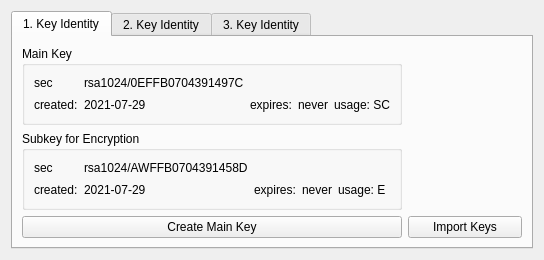
<?xml version="1.0" encoding="UTF-8"?>
<ui version="4.0">
 <class>KeysTab</class>
 <widget class="QWidget" name="KeysTab">
  <property name="geometry">
   <rect>
    <x>0</x>
    <y>0</y>
    <width>544</width>
    <height>260</height>
   </rect>
  </property>
  <layout class="QVBoxLayout" name="verticalLayout_14">
   <item>
    <layout class="QHBoxLayout" name="horizontalLayout_5">
     <item>
      <widget class="QTabWidget" name="tabWidget_3">
       <property name="currentIndex">
        <number>0</number>
       </property>
       <widget class="QWidget" name="tab_10">
        <attribute name="title">
         <string>1. Key Identity</string>
        </attribute>
        <layout class="QGridLayout" name="gridLayout_12">
         <item row="3" column="1">
          <widget class="QPushButton" name="pushButton_15">
           <property name="text">
            <string>Import Keys</string>
           </property>
          </widget>
         </item>
         <item row="1" column="0">
          <widget class="QGroupBox" name="groupBox_mainkey">
           <property name="minimumSize">
            <size>
             <width>0</width>
             <height>0</height>
            </size>
           </property>
           <property name="maximumSize">
            <size>
             <width>16777215</width>
             <height>200</height>
            </size>
           </property>
           <property name="title">
            <string>Main Key</string>
           </property>
           <layout class="QGridLayout" name="gridLayout_11">
            <item row="0" column="0">
             <widget class="QLabel" name="label">
              <property name="text">
               <string>sec</string>
              </property>
             </widget>
            </item>
            <item row="0" column="1">
             <widget class="QLabel" name="label_2">
              <property name="text">
               <string>rsa1024/0EFFB0704391497C</string>
              </property>
             </widget>
            </item>
            <item row="1" column="0">
             <widget class="QLabel" name="label_15">
              <property name="text">
               <string>created:</string>
              </property>
             </widget>
            </item>
            <item row="1" column="1">
             <widget class="QLabel" name="label_27">
              <property name="text">
               <string>2021-07-29</string>
              </property>
             </widget>
            </item>
            <item row="1" column="2">
             <widget class="QLabel" name="label_28">
              <property name="text">
               <string>expires:</string>
              </property>
             </widget>
            </item>
            <item row="1" column="3">
             <widget class="QLabel" name="label_32">
              <property name="text">
               <string>never</string>
              </property>
             </widget>
            </item>
            <item row="1" column="4">
             <widget class="QLabel" name="label_33">
              <property name="text">
               <string>usage: SC</string>
              </property>
             </widget>
            </item>
           </layout>
          </widget>
         </item>
         <item row="3" column="0">
          <widget class="QPushButton" name="pushButton_add_keys">
           <property name="text">
            <string>Create Main Key</string>
           </property>
          </widget>
         </item>
         <item row="2" column="0">
          <widget class="QGroupBox" name="groupBox_subkey">
           <property name="maximumSize">
            <size>
             <width>16777215</width>
             <height>200</height>
            </size>
           </property>
           <property name="title">
            <string>Subkey for Encryption</string>
           </property>
           <layout class="QGridLayout" name="gridLayout_10">
            <item row="1" column="0">
             <widget class="QLabel" name="label_41">
              <property name="text">
               <string>created:</string>
              </property>
             </widget>
            </item>
            <item row="0" column="0">
             <widget class="QLabel" name="label_36">
              <property name="text">
               <string>sec</string>
              </property>
             </widget>
            </item>
            <item row="1" column="5">
             <widget class="QLabel" name="label_58">
              <property name="text">
               <string>never</string>
              </property>
             </widget>
            </item>
            <item row="1" column="4">
             <widget class="QLabel" name="label_59">
              <property name="text">
               <string>expires:</string>
              </property>
             </widget>
            </item>
            <item row="0" column="1" colspan="3">
             <widget class="QLabel" name="label_37">
              <property name="text">
               <string>rsa1024/AWFFB0704391458D</string>
              </property>
             </widget>
            </item>
            <item row="1" column="1" colspan="2">
             <widget class="QLabel" name="label_42">
              <property name="text">
               <string>2021-07-29</string>
              </property>
             </widget>
            </item>
            <item row="1" column="6" colspan="2">
             <widget class="QLabel" name="label_60">
              <property name="text">
               <string>usage: E</string>
              </property>
             </widget>
            </item>
           </layout>
          </widget>
         </item>
        </layout>
       </widget>
       <widget class="QWidget" name="tab_11">
        <attribute name="title">
         <string>2. Key Identity</string>
        </attribute>
        <layout class="QGridLayout" name="gridLayout_9"/>
       </widget>
       <widget class="QWidget" name="tab">
        <attribute name="title">
         <string>3. Key Identity</string>
        </attribute>
       </widget>
      </widget>
     </item>
    </layout>
   </item>
  </layout>
 </widget>
 <resources/>
 <connections/>
</ui>
